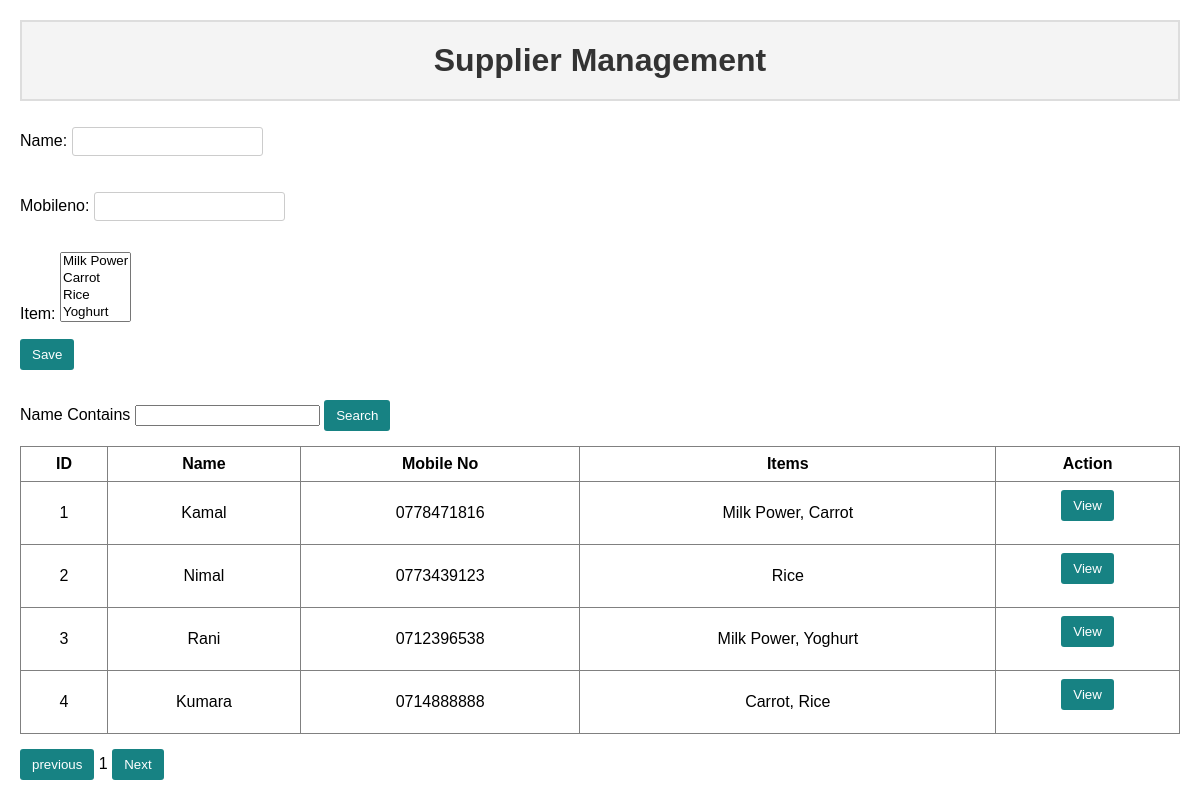
Page /app/supplier/ on the committed database.
### app/models.py (models this page shows, shortened)
class Item (models.Model):
    name = models.CharField(max_length = 20)
    price = models.DecimalField(max_digits = 8, decimal_places = 2)
    image = models.ImageField(upload_to = 'items')
    category = models.ForeignKey (category, on_delete = models.CASCADE)
    unit = models.ForeignKey (Unit, on_delete = models.CASCADE)
    def __str__(self):
        return self.name

class Supplier (models.Model):
    name = models.CharField(max_length = 20)
    mobileno = models.CharField(max_length = 10)
    item = models.ManyToManyField(Item)

### app/views.py (the view)
# urls.py: path('supplier/', views.supplier_view),
def supplier_view(request) :
    Suppliers = Supplier.objects.all()
    if request.method == 'POST':
        form = SupplierForm(request.POST)
        if form.is_valid():
            form.save()
    else:
        form = SupplierForm()
    context = {'form':form, 'supplrs':Suppliers}
    return render(request, 'supplier.html', context)

### app/forms.py
class SupplierForm(forms.ModelForm):
    class Meta:
        model = Supplier
        fields = '__all__'

### app/templates/supplier.html (shortened to what this page needs)
<html>
    <head>
    </head>
<h1>Supplier Management</h1>
<form method="POST">
    {{form.as_p}}
    <input type="submit" value="Save">
</form>
<label>Name Contains</label>
<input/>
<button>Search</button>
<table border="1">
<tr>
<th>ID</th>
<th>Name</th>
<th>Mobile No</th>
<th>Items</th>
<th>Action</th>
</tr>
{% for supplier in supplrs %}
<tr>
    <td>{{supplier.id}}</td>
    <td>{{supplier.name}}</td>
    <td>{{supplier.mobileno}}</td>
    <td>{{supplier.item.all|join:", "}}</td>
    <td><button>View</button></td>
</tr>
{% endfor %}
</table>
<button>previous</button>
<label>1</label>
<button>Next</button>
</html>

### app/templates/supplier.html (style rules this page uses)
h1 { text-align: center; background-color: #f4f4f4; border: 2px solid #ddd; padding: 20px; color: #333; }
form, label, input, button, table { margin-bottom: 15px; }
input[type="submit"], button { background-color: #178283; color: white; padding: 8px 12px; border: none; border-radius: 3px; cursor: pointer; }
input[type="text"] { padding: 6px; margin-top: 5px; border: 1px solid #ccc; border-radius: 3px; }
table { width: 100%; border-collapse: collapse; }
th, td { padding: 8px; text-align: center; }

### rows in the picture
Supplier: id "1", name "Kamal", mobileno "0778471816", item.all "Milk Power, Carrot"
Supplier: id "2", name "Nimal", mobileno "0773439123", item.all "Rice"
Supplier: id "3", name "Rani", mobileno "0712396538", item.all "Milk Power, Yoghurt"
Supplier: id "4", name "Kumara", mobileno "0714888888", item.all "Carrot, Rice"
